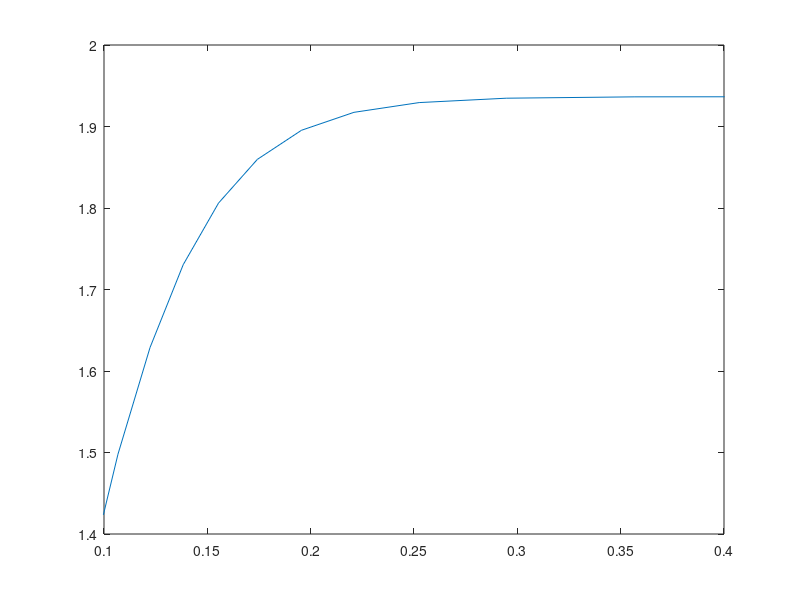

The MATLAB script that drew this image:
f1 = @(t,y) [0.5*y(2)^4-y(1); 2*y(1)-y(2)^4];
tspan = [0 1.4];
I0 = [8, 0.001];
[t,y] = ode23s(f1, tspan, I0);
%plot(t, y);
%legend('I', 'T');
plot(t, y(:,2));
axis([0.1,0.4,1.4,2]);
y(end,1)-0.5*y(end,2)^4
%dsolve('Dy=0.5*(16.001-2*y)^4-y','y(0)=8')

